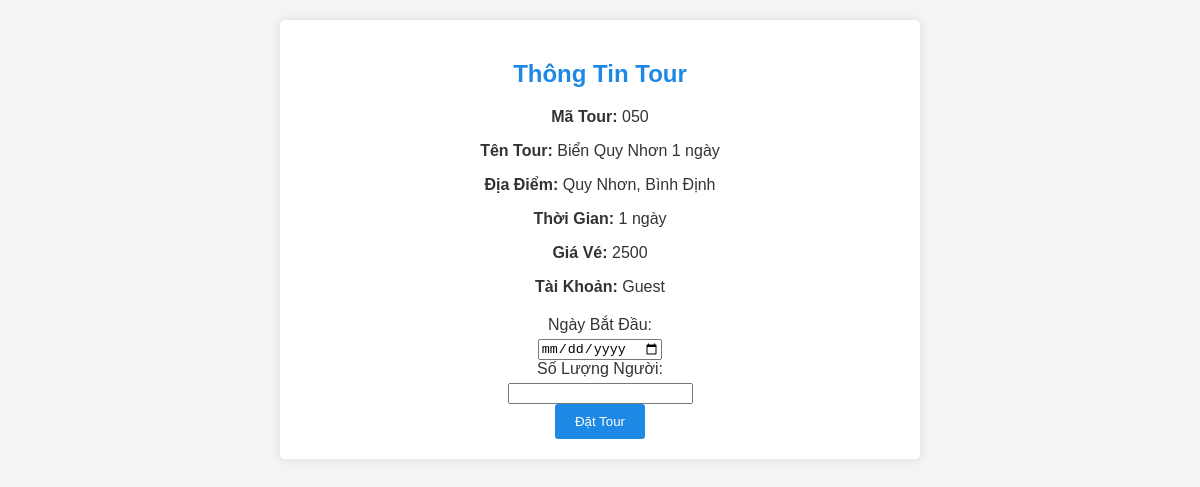
The app's page /dattour.php?matour=050 with its own data.
### tables this page shows
CREATE TABLE `tours` (
  `matour` varchar(20) NOT NULL,
  `tentour` varchar(100) NOT NULL,
  `diadiem` varchar(100) NOT NULL,
  `thoigian` varchar(50) NOT NULL,
  `giave` int(11) NOT NULL,
  `hinhanh` varchar(255) NOT NULL
);

### dattour.php (the view, shortened to what this page needs)
<?php
include 'db.php';
if ($_SERVER["REQUEST_METHOD"] == "POST") {
    if(isset($_POST['matour'])) {
        $matour = $_POST['matour'];
        $sql = "SELECT * FROM tours WHERE matour = '$matour'";
        $result = $conn->query($sql);
        if ($result->num_rows > 0) {
            $row = $result->fetch_assoc();
            $start_date = $_POST["start_date"];
            $quantity = $_POST["quantity"];
            $tentaikhoan = isset($_SESSION['tentaikhoan']) ? $_SESSION['tentaikhoan'] : 'Guest';
            $gia_ve = $row["giave"] * $quantity;
            $insert_sql = "INSERT INTO dattour (matour, tentour, diadiem, thoigian, soluongnguoi, tentaikhoan, ngaybatdau, giave) VALUES ('$matour', '{$row["tentour"]}', '{$row["diadiem"]}', '{$row["thoigian"]}', '$quantity', '$tentaikhoan', '$start_date', '$gia_ve')";
            if ($conn->query($insert_sql) === TRUE) {
                echo "<h2>Xác Nhận Đặt Tour</h2>";
                echo "<p><strong>Mã Tour:</strong> " . $row["matour"] . "</p>";
                echo "<p><strong>Tên Tour:</strong> " . $row["tentour"] . "</p>";
                echo "<p><strong>Ngày Bắt Đầu:</strong> $start_date</p>";
                echo "<p><strong>Số Lượng Người:</strong> $quantity</p>";
                echo "<p><strong>Giá Vé:</strong> $gia_ve</p>";
                echo "<p>Đặt tour thành công!</p>";
            } else {
                echo "<p class='error-message'>Có lỗi xảy ra khi đặt tour: " . $conn->error . "</p>";
            }
        } else {
            echo "<p class='error-message'>Không tìm thấy thông tin của tour.</p>";
        }
    } else {
        echo "<p class='error-message'>Không có mã tour được chọn.</p>";
    }
} else {
    if(isset($_GET['matour'])) {
        $matour = $_GET['matour'];
        $sql = "SELECT * FROM tours WHERE matour = '$matour'";
        $result = $conn->query($sql);
        if ($result->num_rows > 0) {
            $row = $result->fetch_assoc();
            $tentaikhoan = isset($_SESSION['tentaikhoan']) ? $_SESSION['tentaikhoan'] : 'Guest';
?>
<!DOCTYPE html>
<html lang="en">
<head>
    <link rel="stylesheet" href="css/cssdattour.css">
</head>
<body>
<div class="container">
    <h2>Thông Tin Tour</h2>
    <p><strong>Mã Tour:</strong> <?php echo $row["matour"]; ?></p>
    <p><strong>Tên Tour:</strong> <?php echo $row["tentour"]; ?></p>
    <p><strong>Địa Điểm:</strong> <?php echo $row["diadiem"]; ?></p>
    <p><strong>Thời Gian:</strong> <?php echo $row["thoigian"]; ?></p>
    <?php
        $gia_ve = $row["giave"];
    ?>
    <p><strong>Giá Vé:</strong> <?php echo $gia_ve; ?></p>
    <p><strong>Tài Khoản:</strong> <?php echo $tentaikhoan; ?></p>
    <form action="<?php echo htmlspecialchars($_SERVER["PHP_SELF"]); ?>" method="post">
        <label for="start_date">Ngày Bắt Đầu:</label>
        <input type="date" id="start_date" name="start_date" required><br>
        <label for="quantity">Số Lượng Người:</label>
        <input type="number" id="quantity" name="quantity" min="1" required><br>
        <button type="submit">Đặt Tour</button>
    </form>
</div>
</body>
</html>
<?php
        } else {
            echo "<p class='error-message'>Không tìm thấy thông tin của tour.</p>";
        }
    } else {
        echo "<p class='error-message'>Không có mã tour được chọn.</p>";
    }
}
?>

### css/cssdattour.css (style rules this page uses)
body { font-family: Arial, sans-serif; background-color: #f4f4f4; color: #333; margin: 0; padding: 0; text-align: center; }
.container { max-width: 600px; margin: 20px auto; padding: 20px; background-color: #fff; border-radius: 5px; box-shadow: 0 0 10px rgba(0, 0, 0, 0.1); }
h2 { text-align: center; color: #1e88e5; }
p { margin-bottom: 10px; }
form { margin-top: 20px; }
label { display: block; margin-bottom: 5px; }
button[type="submit"] { background-color: #1e88e5; color: #fff; border: none; padding: 10px 20px; cursor: pointer; border-radius: 3px; transition: background-color 0.3s ease; }

### records on screen
tours: matour "050", tentour "Biển Quy Nhơn 1 ngày", diadiem "Quy Nhơn, Bình Định", thoigian "1 ngày", giave "2500"

### other values on screen
$tentaikhoan "Guest"
